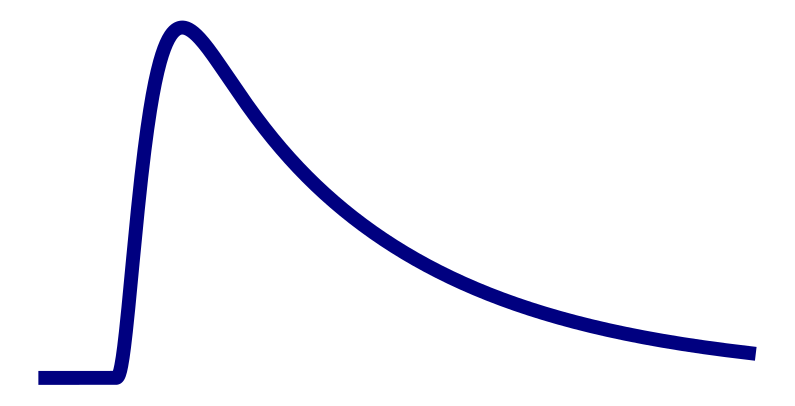

The Python source for this figure:
import csv
import os
from itertools import zip_longest
from pathlib import Path

import matplotlib

matplotlib.use("Agg")

import matplotlib.pyplot as plt
import numpy as np


SCRIPT_DIR = Path(__file__).resolve().parent
ROOT = SCRIPT_DIR.parents[2]
DATA_DIR = ROOT / "nc_final_data" / "Figure4" / "Figure4_a2"
SOURCE_DIR = ROOT / "nc_final_source_data" / "Figure4" / "Figure4_a2"




def write_columns(path, columns, arrays):
    values = [np.asarray(value) for value in arrays]
    if any(value.ndim != 1 for value in values) or len(columns) != len(values):
        raise ValueError("Unexpected source data shape")
    values = [value.astype(np.float64) if value.dtype == np.float32 else value for value in values]
    path.parent.mkdir(parents=True, exist_ok=True)
    temporary = path.with_name(f".{path.name}.{os.getpid()}.tmp")
    try:
        with temporary.open("w", encoding="utf-8", newline="") as stream:
            writer = csv.writer(stream)
            writer.writerow(columns)
            writer.writerows(zip_longest(*values, fillvalue=""))
        os.replace(temporary, path)
    finally:
        if temporary.exists():
            temporary.unlink()


_SOURCE_COLUMNS = {}


_SOURCE_COLUMNS = {}


def collect_source(path, value, allow_pickle=False):
    name = Path(path).stem
    name = {"neuron_psp": "NEURON", "dbnn_kernel": "DBNN"}.get(name, name)
    _SOURCE_COLUMNS[name] = np.asarray(value)


def draw_figure():
    voltage = np.load(DATA_DIR / "epsp_voltage.npy", allow_pickle=False)
    if voltage.shape != (2001,) or not np.isfinite(voltage).all():
        raise ValueError("Expected a finite 2001-sample voltage curve")
    time_ms = np.arange(voltage.size, dtype=np.float64) * 0.1
    SOURCE_DIR.mkdir(parents=True, exist_ok=True)
    collect_source(SOURCE_DIR / "time_ms.npy", time_ms, allow_pickle=False)
    collect_source(SOURCE_DIR / "epsp_voltage.npy", voltage, allow_pickle=False)
    with plt.rc_context({"pdf.fonttype": 42}):
        fig, ax = plt.subplots(figsize=(10, 5))
        ax.plot(time_ms, voltage, linewidth=10, color="navy")
        ax.axis("off")
        fig.savefig(SCRIPT_DIR / "Figure4_a2.pdf", bbox_inches="tight")
        plt.close(fig)


def main():
    _SOURCE_COLUMNS.clear()
    draw_figure()
    write_columns(SOURCE_DIR / f"{SCRIPT_DIR.name}.csv", tuple(_SOURCE_COLUMNS), tuple(_SOURCE_COLUMNS.values()))


if __name__ == "__main__":
    main()
